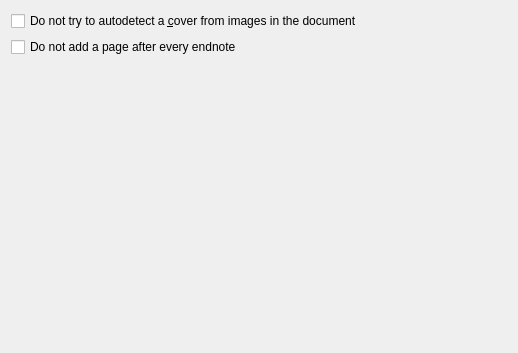
<?xml version="1.0" encoding="UTF-8"?>
<ui version="4.0">
 <class>Form</class>
 <widget class="QWidget" name="Form">
  <property name="geometry">
   <rect>
    <x>0</x>
    <y>0</y>
    <width>518</width>
    <height>353</height>
   </rect>
  </property>
  <property name="windowTitle">
   <string>Form</string>
  </property>
  <layout class="QVBoxLayout" name="verticalLayout_3">
   <item>
    <widget class="QCheckBox" name="opt_docx_no_cover">
     <property name="text">
      <string>Do not try to autodetect a &amp;cover from images in the document</string>
     </property>
    </widget>
   </item>
   <item>
    <widget class="QCheckBox" name="opt_docx_no_pagebreaks_between_notes">
     <property name="text">
      <string>Do not add a page after every endnote</string>
     </property>
    </widget>
   </item>
   <item>
    <spacer name="verticalSpacer">
     <property name="orientation">
      <enum>Qt::Vertical</enum>
     </property>
     <property name="sizeHint" stdset="0">
      <size>
       <width>20</width>
       <height>213</height>
      </size>
     </property>
    </spacer>
   </item>
  </layout>
 </widget>
 <resources/>
 <connections/>
</ui>
